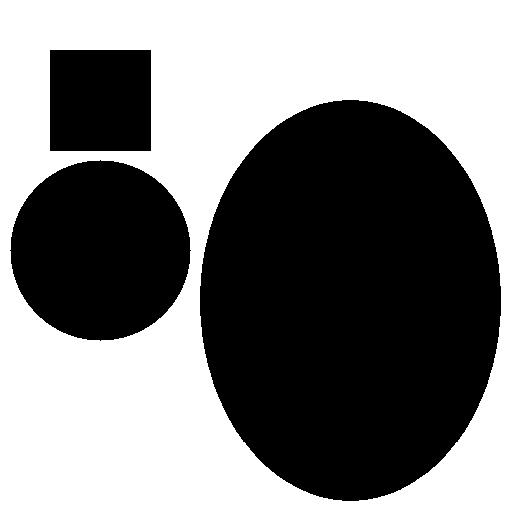
#> input picture shapes.jpg, 512 x 512 px
$ jupyter execute '19. Sorting of Contours.ipynb'   (older library calls are emulated)
#> lines starting #> are read from the running program, lines starting #| are printed output that depends on the picture; after the words box and inside, x2 and y2 are one past the last pixel; in counts of white or black regions, pixels touching at a corner belong together
[cell 1]
import cv2
import numpy as np

[cell 2]
img1 = cv2.imread("shapes.jpg")
#> img1 is the input picture: shape (512, 512, 3); min 0, max 255, mean 128.2
cv2.imshow("Shapes",img1)
cv2.waitKey(5000)
cv2.destroyAllWindows()

[cell 3]
img2 = cv2.cvtColor(img1,cv2.COLOR_BGR2GRAY)
ret, img3 = cv2.threshold(img2,70,255,0)
#> img3: shape (512, 512); 50.3% white; 3 black regions
img4,contours,hierarchy = cv2.findContours(img3,cv2.RETR_TREE,cv2.CHAIN_APPROX_NONE)
#> contours = 4 contours; box (x1, y1, x2, y2) and area: (0, 0, 512, 512) 261121, (199, 99, 502, 502) 95161, (9, 159, 192, 342) 25700, (49, 49, 152, 152) 10402
sorted_contours = sorted(contours,key=cv2.contourArea,reverse=True)[1:]
#> sorted_contours = 3 contours; box (x1, y1, x2, y2) and area: (199, 99, 502, 502) 95161, (9, 159, 192, 342) 25700, (49, 49, 152, 152) 10402
## We have used the indexing so that we can avoid the countour from the border of the image

[cell 4]
for i,cnt in enumerate(sorted_contours):
    m = cv2.moments(cnt)
    #Finding centers of each contour
    cx = int(m["m10"]/m["m00"])
    cy = int(m["m01"]/m["m00"])

    cv2.drawContours(img1,[cnt],-1,(0,0,255),3)
    cv2.putText(img1,str(i+1),(cx,cy),cv2.FONT_HERSHEY_COMPLEX_SMALL,1,(0,0,255))
    cv2.imshow("Step by step",img1)
    cv2.waitKey(5000)
#> this loop made 3 passes
#> (cx, cy) on passes 1 to 3: (350, 299), (100, 250), (100, 100)
#> pass 1, `cv2.imshow("Step by step",img1)`:
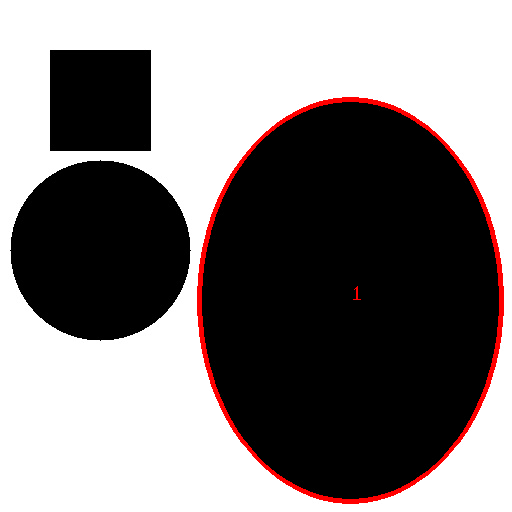
#> window 'Step by step': shape (512, 512, 3); mean B, G, R 125.3, 125.3, 130.2
#> pass 2, `cv2.imshow("Step by step",img1)`:
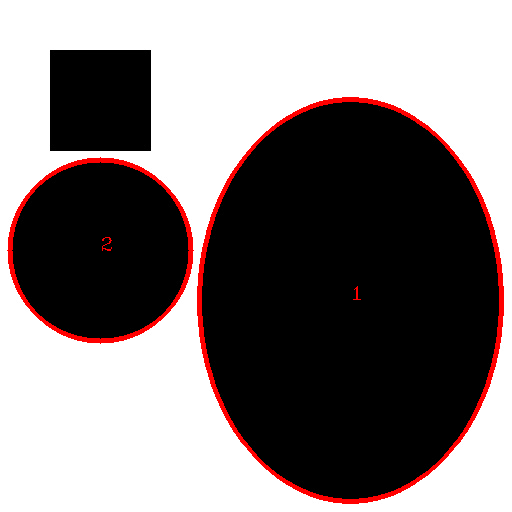
#> window 'Step by step': shape (512, 512, 3); mean B, G, R 123.8, 123.8, 131.3
#> after the loop:
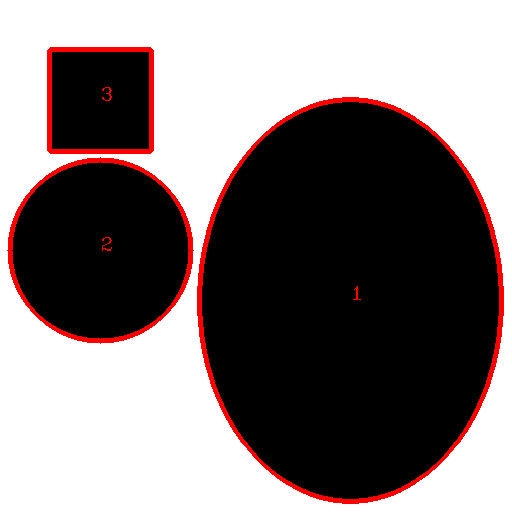
#> img1: shape (512, 512, 3); 3.71% of pixels changed, all inside (x1, y1, x2, y2) = (7, 47, 504, 504)
cv2.destroyAllWindows()
